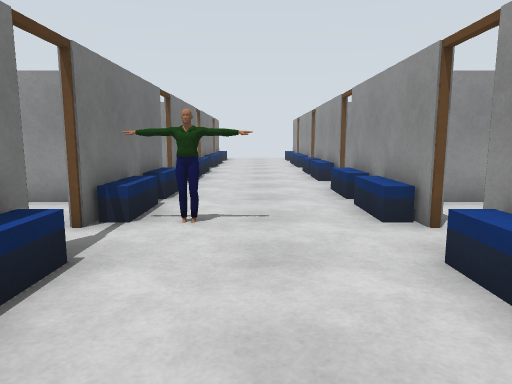
view 1 (above)

24 first-person views from a walk through a world built for the Gazebo simulator. The camera is 1.2 m above the floor, tilts 8° down and sees 70° across. The floor is counted in squares, 1 m on a side. Each view is taken from the middle of a square. On the plan, view 1 faces up. The plan holds only what a view shows up to about 14 squares ahead; the rest is blank. The place goes on beyond the plan. Some stock models are drawn as simple stand-ins.

view 2
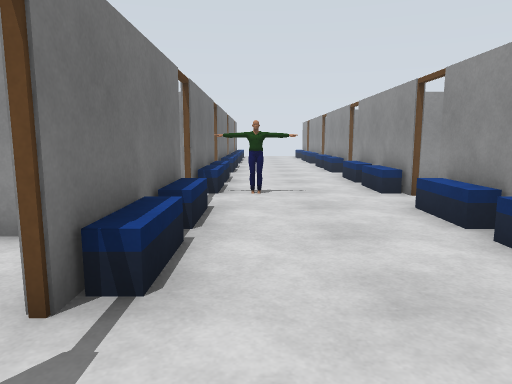

view 3
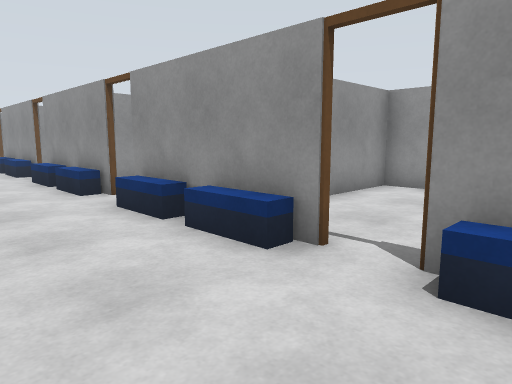

view 4
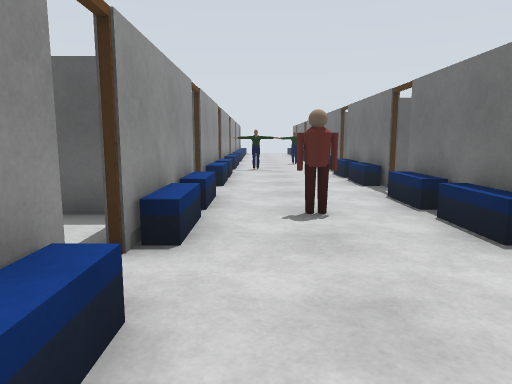

view 5
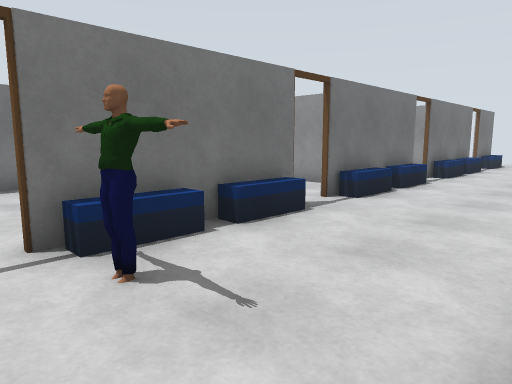

view 6
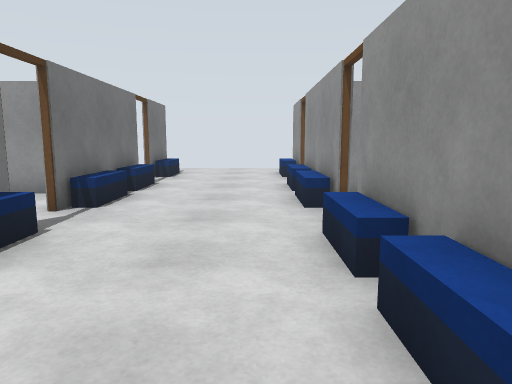

view 7
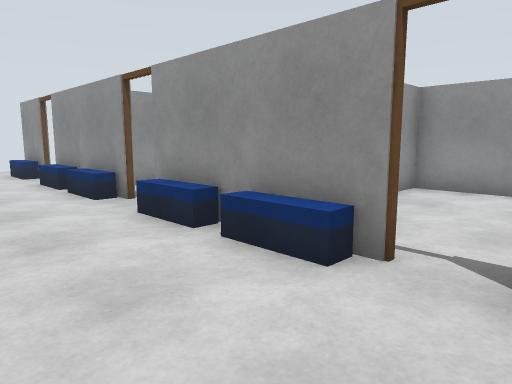

view 8
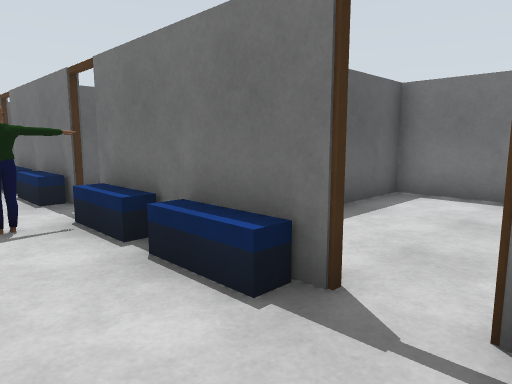

view 9
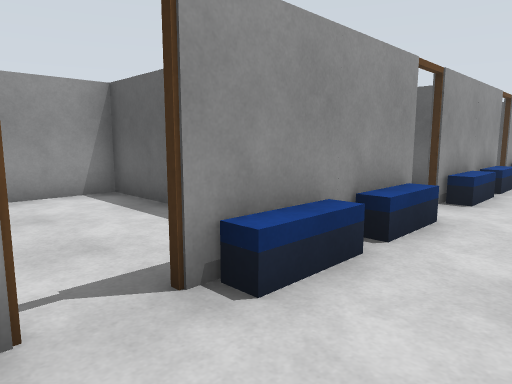

view 10
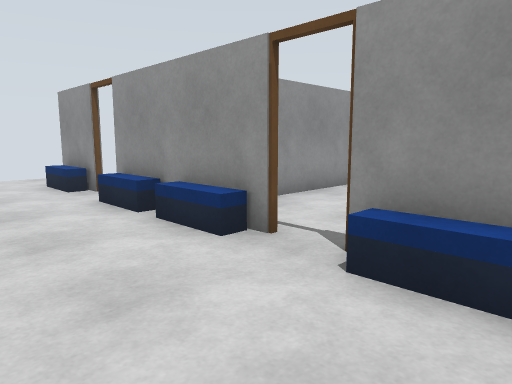

view 11
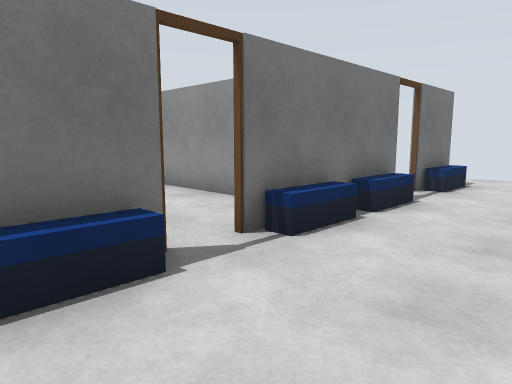

view 12
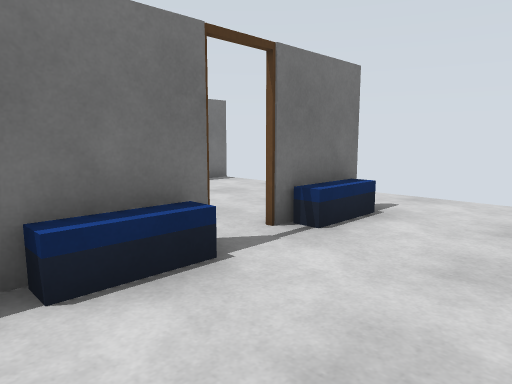

view 13
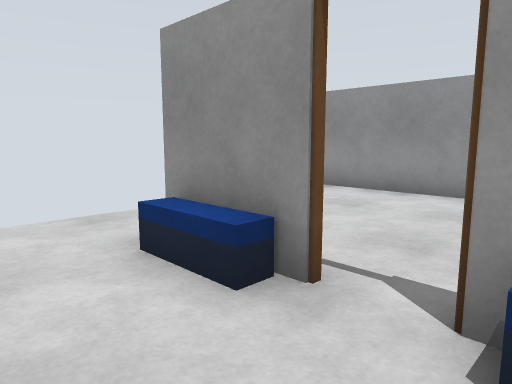

view 14
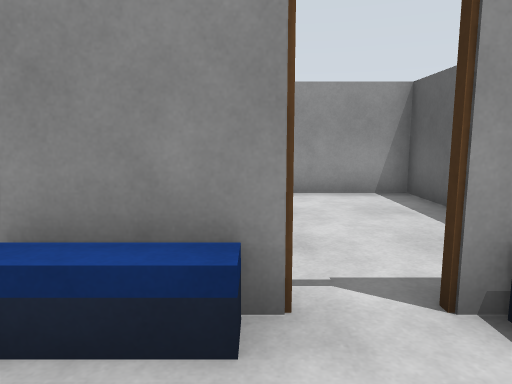

view 15
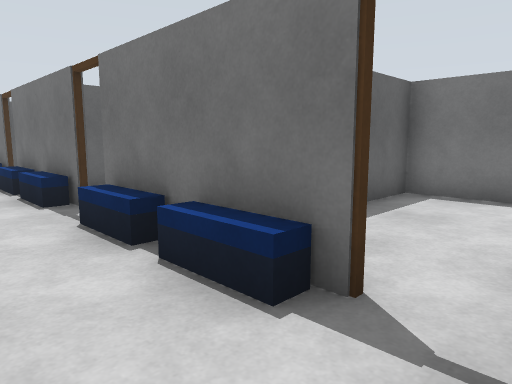

view 16
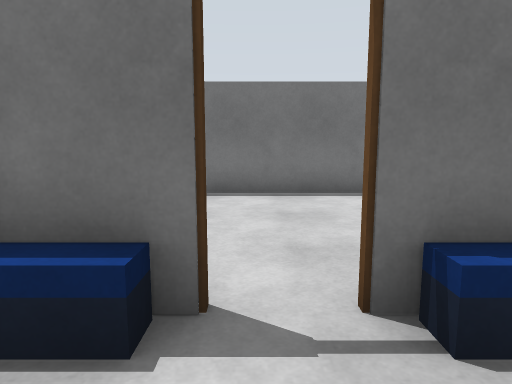

view 17
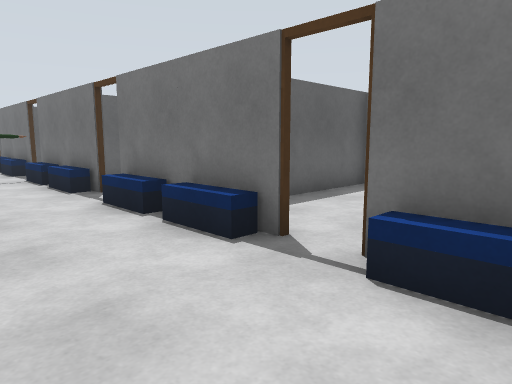

view 18
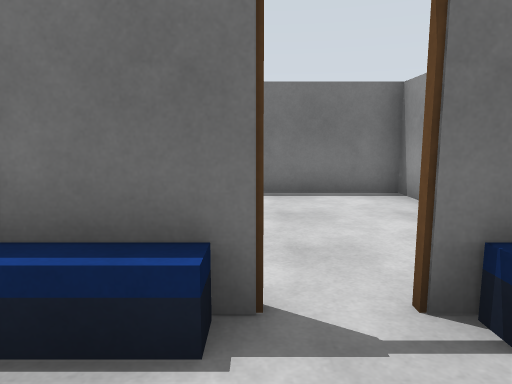

view 19
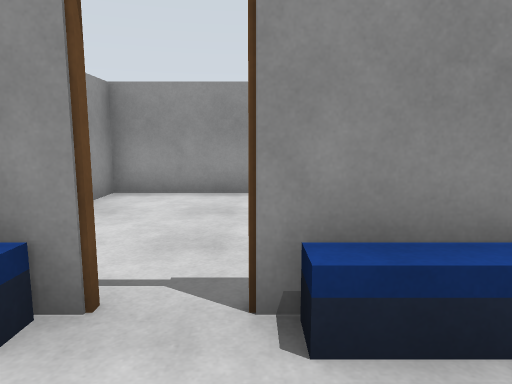

view 20
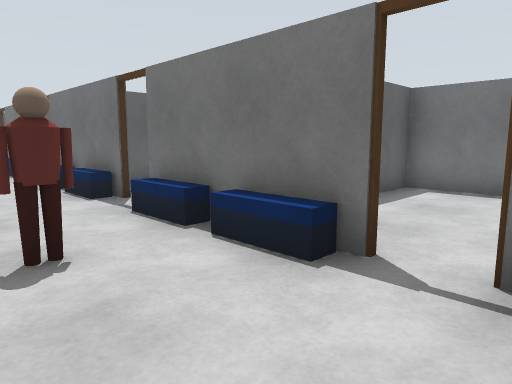

view 21
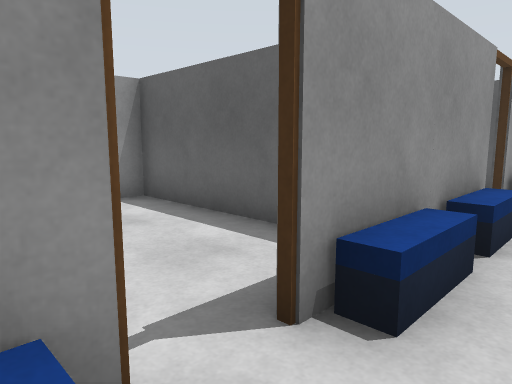

view 22
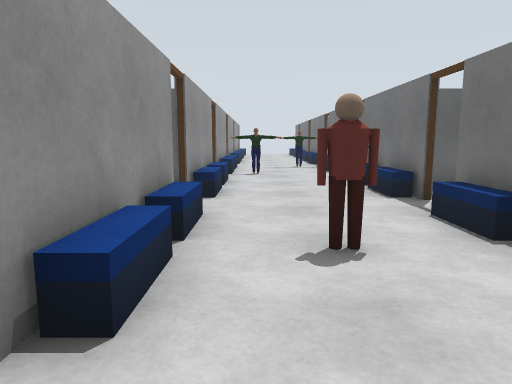

view 23
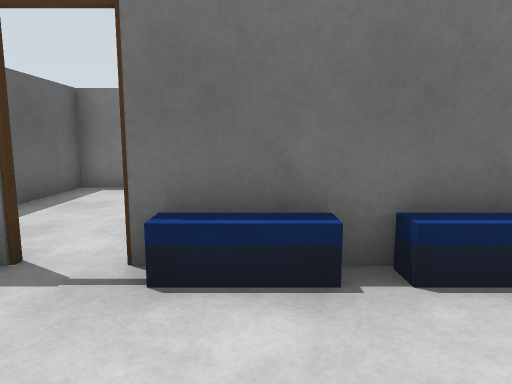

view 24
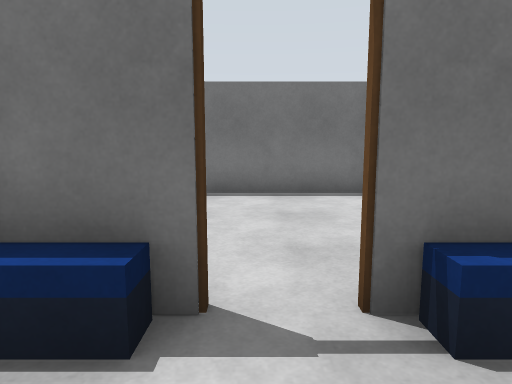

### Floor plan
Key: @ floor where view 1 was taken; # wall or solid block; . floor; B bench; L door leaf; P person; O other object.
Columns run from 9 left of view 1 to 9 right of it. Each row starts with its distance up from view 1.
 26 #                 #
 25 #.... .......   ..#
 24 #......B....# ....#
 23 #......B...B#.....#
 22 #......L...B......#
 21 #.....LL...LL.....#
 20 #......B...B......#
 19 #....  B...B  ....#
 18 #######B...B#######
 17 ##....#B...B#....##
 16  #....LL....L....#
 15  #....LL....L....#
 14  #....#B...B#    #
 13 #######B...B#    ##
 12      ..B...B  ....#
 11       .L...B......#
 10  .................#
  9 #......B...B......#
  8 #......B...B .....#
  7 #######B...B ######
  6 # ....#B...B
  5    ...LLPP..L
  4       LL....L
  3        B...B
  2      ##B...B#######
  1      ..B...B  ....#
  0       .B.@.B......#
 -1    ...LL...LL...
 -2 #......L...B....
 -3 #......B...B#.....#
 -4 ###   #B. ..#######
 -5 #....  B...B
 -6 #......L...B
 -7 #.....LL...LL
 -8 #......B...B
 -9 #....  B...B
-10 #######O...O#

Positions as (right, up) in squares from view 1, and headings:
1: (0, 0), facing up
2: (-1, -3), facing up
3: (-1, -3), facing up-right
4: (1, 2), facing down
5: (2, 4), facing up-left
6: (1, 10), facing up
7: (-1, 9), facing up-right
8: (0, 11), facing down-left
9: (0, 11), facing down-right
10: (-1, 13), facing up-right
11: (1, 13), facing up-left
12: (1, 18), facing up-left
13: (0, 20), facing up-right
14: (0, 22), facing right
15: (0, 22), facing down-left
16: (0, 21), facing left
17: (1, 18), facing down-left
18: (0, 15), facing left
19: (0, 15), facing right
20: (1, 0), facing down-left
21: (1, 0), facing down-right
22: (1, 0), facing down
23: (1, -5), facing left
24: (0, -7), facing left
